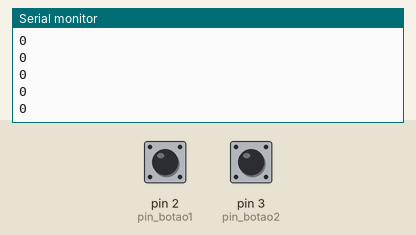
Simulated run of this sketch. Board: Arduino Uno, built with avr-gcc and run on an emulated ATmega328P. On the bench: the last lines printed to the serial monitor. Inputs (shaded band) come from the test bench; at power-on: pin 2 (pin_botao1) LOW, pin 3 (pin_botao2) LOW.

Above: at 1.2 s.
1.3 s: pin 2 (pin_botao1) pulled HIGH for 0.15 s
At 2.2 s:
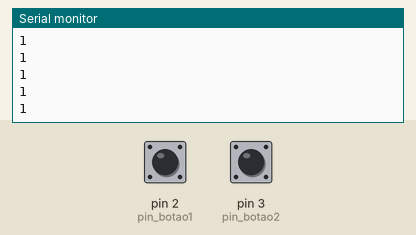
2.9 s: pin 2 (pin_botao1) pulled HIGH for 1 s
At 4.0 s:
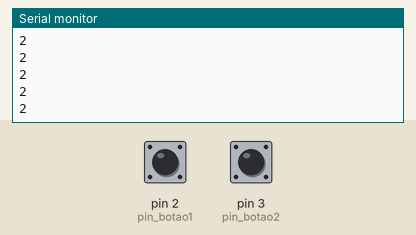
Timing chart, 0 to 5.9 s (numbered marks = the images above; inputs shaded):
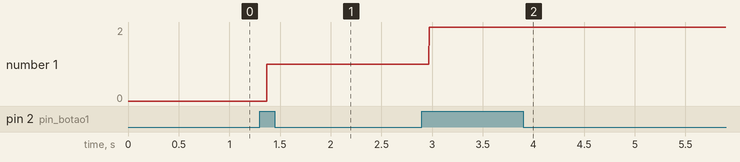

The sketch:

Atividade2.ino
```cpp
// Definindo os botoes
#define pin_botao1 2
#define pin_botao2 3
int conta = 0;
int soma = 0;
void setup()
{
 Serial.begin(9600);
 pinMode(pin_botao1, INPUT);
 pinMode(pin_botao2, INPUT);
}

void loop() {
 // Lendo o estado dos botões
 bool estado1 = digitalRead(pin_botao1);
 bool estado2 = digitalRead(pin_botao2);

if (estado1 == 1 && soma == 0) {
 conta += 1;
 soma += 1;
}
if (estado1 == 0 && estado2 == 0) {
  soma = 0;
}
if (estado2 == 1 && soma == 0) {
  conta -= 1;
  soma += 1;
}
Serial.println(conta);

}
```

Measured:
- after the input at 1.3 s, the serial monitor: prints a new line after 0.07 s (image 1)
- after the input at 2.9 s, the serial monitor: prints a new line after 0.07 s (image 2)
- plotted number 1: 0 → 1 after the input at 1.3 s, 1 → 2 after the input at 2.9 s
